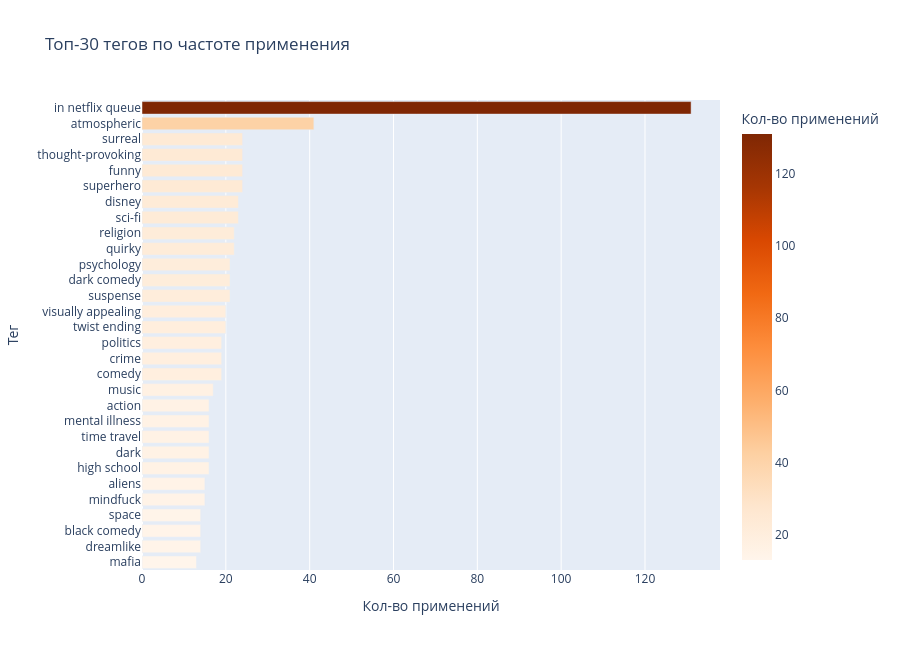

This figure's notebook cell:
### Code cell
# Топ-30 тегов
top_tags = tags['tag'].str.lower().value_counts().head(30).reset_index()
top_tags.columns = ['tag', 'count']

fig = px.bar(
    top_tags.sort_values('count'),
    x='count', y='tag', orientation='h',
    title='Топ-30 тегов по частоте применения',
    labels={'count': 'Кол-во применений', 'tag': 'Тег'},
    color='count', color_continuous_scale='Oranges'
)
fig.update_layout(height=650, showlegend=False)
fig.show()

### Figure 1 — Plotly figure (JSON) as saved in the notebook; plotly's stock layout.template omitted (floating-point values rounded to 4 significant figures)
{"data": [{"hovertemplate": "Кол-во применений=%{marker.color}<br>Тег=%{y}<extra></extra>", "legendgroup": "", "marker": {"color": [13, 14, 14, 14, 15, 15, 16, 16, 16, 16, 16, 17, 19, 19, 19, 20, 20, 21, 21, 21, 22, 22, 23, 23, 24, 24, 24, 24, 41, 131], "coloraxis": "coloraxis", "pattern": {"shape": ""}}, "name": "", "orientation": "h", "showlegend": false, "textposition": "auto", "type": "bar", "x": [13, 14, 14, 14, 15, 15, 16, 16, 16, 16, 16, 17, 19, 19, 19, 20, 20, 21, 21, 21, 22, 22, 23, 23, 24, 24, 24, 24, 41, 131], "xaxis": "x", "y": ["mafia", "dreamlike", "black comedy", "space", "mindfuck", "aliens", "high school", "dark", "time travel", "mental illness", "action", "music", "comedy", "crime", "politics", "twist ending", "visually appealing", "suspense", "dark comedy", "psychology", "quirky", "religion", "sci-fi", "disney", "superhero", "funny", "thought-provoking", "surreal", "atmospheric", "in netflix queue"], "yaxis": "y"}], "layout": {"barmode": "relative", "coloraxis": {"colorbar": {"title": {"text": "Кол-во применений"}}, "colorscale": [[0.0, "rgb(255,245,235)"], [0.125, "rgb(254,230,206)"], [0.25, "rgb(253,208,162)"], [0.375, "rgb(253,174,107)"], [0.5, "rgb(253,141,60)"], [0.625, "rgb(241,105,19)"], [0.75, "rgb(217,72,1)"], [0.875, "rgb(166,54,3)"], [1.0, "rgb(127,39,4)"]]}, "height": 650, "legend": {"tracegroupgap": 0}, "showlegend": false, "title": {"text": "Топ-30 тегов по частоте применения"}, "xaxis": {"anchor": "y", "domain": [0.0, 1.0], "title": {"text": "Кол-во применений"}}, "yaxis": {"anchor": "x", "domain": [0.0, 1.0], "title": {"text": "Тег"}}}}
